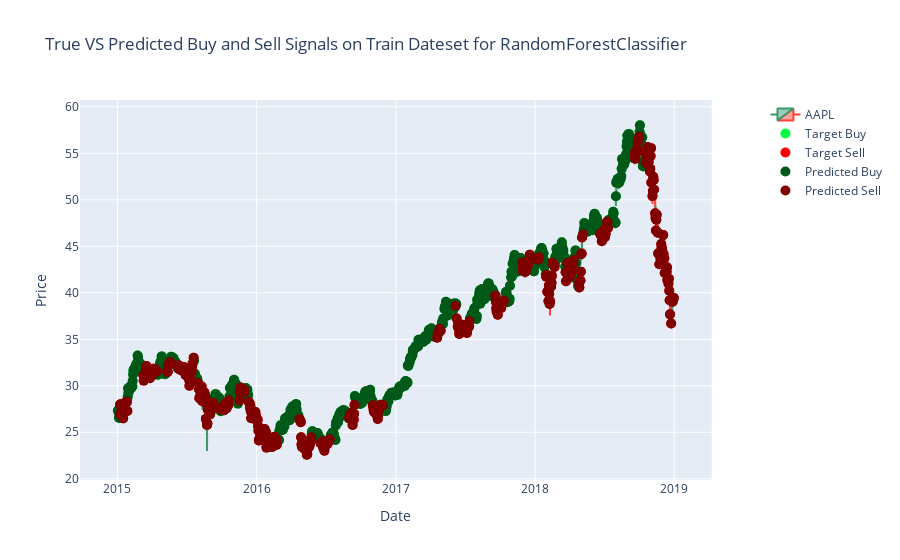

The notebook cell saved with this chart:
### Markdown cell above
##### RandomForestClassfier Training Results
The RandomForestClassfier model seems to have exactly fit our training dataset, giving us an accuracy score of 1, true positive rate of 1 and true negative rate of 1.

### Code cell
randfor_train_metrics, randfor_train_confmat, randfor_train_pred, randfor_train_fig = train_test_eval(randfor_model, x_train, y_train, x_train, y_train, 'Train')
train_results[f'{type(randfor_model).__name__}'] = randfor_train_metrics
randfor_train_fig.show()

### Figure 1 — Plotly figure (JSON) as saved in the notebook; plotly's stock layout.template omitted (floating-point values rounded to 4 significant figures; data arrays with more than 128 entries replaced by an {"elided": "..."} marker saying what was removed)
{"data": [{"close": {"elided": "1006 float values"}, "high": {"elided": "1006 float values"}, "low": {"elided": "1006 float values"}, "name": "AAPL", "open": {"elided": "1006 float values"}, "type": "candlestick", "x": {"elided": "1006 str values"}}, {"marker": {"color": "#00ff44", "size": 10, "symbol": "circle"}, "mode": "markers", "name": "Target Buy", "type": "scatter", "x": {"elided": "579 str values"}, "y": {"elided": "579 float values"}}, {"marker": {"color": "#ff0000", "size": 10, "symbol": "circle"}, "mode": "markers", "name": "Target Sell", "type": "scatter", "x": {"elided": "427 str values"}, "y": {"elided": "427 float values"}}, {"marker": {"color": "#005918", "size": 10, "symbol": "circle"}, "mode": "markers", "name": "Predicted Buy", "type": "scatter", "x": {"elided": "579 str values"}, "y": {"elided": "579 float values"}}, {"marker": {"color": "#800000", "size": 10, "symbol": "circle"}, "mode": "markers", "name": "Predicted Sell", "type": "scatter", "x": {"elided": "427 str values"}, "y": {"elided": "427 float values"}}], "layout": {"title": {"text": "True VS Predicted Buy and Sell Signals on Train Dateset for RandomForestClassifier"}, "xaxis": {"anchor": "y", "domain": [0, 0.94], "rangeslider": {"visible": false}, "title": {"text": "Date"}}, "yaxis": {"anchor": "x", "domain": [0, 1], "title": {"text": "Price"}}, "yaxis2": {"anchor": "x", "overlaying": "y", "side": "right"}}}
